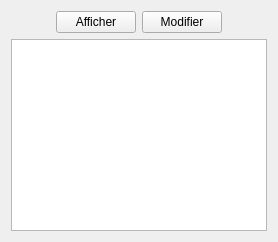
          <widget class="QWidget" name="tnotes">
           <attribute name="title">
            <string>Notes</string>
           </attribute>
           <layout class="QVBoxLayout" name="verticalLayout_14">
            <item>
             <layout class="QVBoxLayout" name="verticalLayout_13">
              <item>
               <layout class="QHBoxLayout" name="horizontalLayout_11">
                <item>
                 <spacer name="horizontalSpacer_24">
                  <property name="orientation">
                   <enum>Qt::Horizontal</enum>
                  </property>
                  <property name="sizeHint" stdset="0">
                   <size>
                    <width>40</width>
                    <height>20</height>
                   </size>
                  </property>
                 </spacer>
                </item>
                <item>
                 <widget class="QPushButton" name="btabnoteafficher">
                  <property name="text">
                   <string>Afficher</string>
                  </property>
                 </widget>
                </item>
                <item>
                 <widget class="QPushButton" name="btnotemodifier">
                  <property name="text">
                   <string>Modifier</string>
                  </property>
                 </widget>
                </item>
                <item>
                 <spacer name="horizontalSpacer_25">
                  <property name="orientation">
                   <enum>Qt::Horizontal</enum>
                  </property>
                  <property name="sizeHint" stdset="0">
                   <size>
                    <width>40</width>
                    <height>20</height>
                   </size>
                  </property>
                 </spacer>
                </item>
               </layout>
              </item>
              <item>
               <widget class="QTextEdit" name="ctnote"/>
              </item>
             </layout>
            </item>
           </layout>
          </widget>
